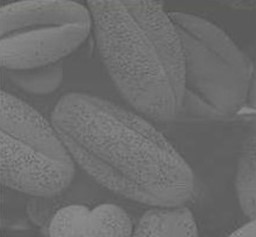
#> input picture pic/leafs.jpg, 256 x 237 px, found by its file name
$ python contrast_expanding.py
#> lines starting #> are read from the running program, lines starting #| are printed output that depends on the picture
import numpy as np
import cv2                      # we used cv2 to import and export images
import matplotlib.pyplot as plt
from pic import *


def show_histogram(img, subplot=True):
    img_flat = img.flatten()
    """
    # first way
    plt.hist(img_flat, bins=256, range=(0, 255))
    plt.show()
    """
    # second way
    hist, bins = np.histogram(img_flat, bins=256, range=(0, 255))
    pix = np.arange(256)
    if subplot:
        return pix, hist
    else:
        plt.bar(pix, hist)
        plt.show()


def contrast_stretching(img):

    new_img = np.copy(img)
    f_max = np.max(img)
#> f_max = 144
    f_min = np.min(img)
#> f_min = 81
    x, y = img.shape
#> x = 237; y = 256
    for i in range(x):
        for j in range(y):
            new_img[i, j] = 255 * (new_img[i, j] - f_min)/(f_max - f_min)
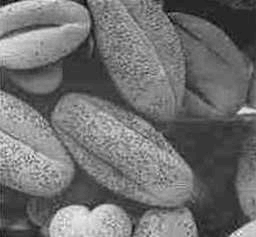
#> new_img: shape (237, 256); min 0, max 255, mean 112.2

    return new_img


def histogram_equalization(img):
    new_img = np.copy(img)
    h, w = img.shape
#> h = 237; w = 256
    img_flat = img.flatten()
    hist, bins = np.histogram(img_flat, bins=256, range=(0, 255))
#> hist = 256 values, max 3283 at index 95, min 0 at index 0, mean 237; bins = 257 values from 0 to 255
    prob = hist/(w*h)
#> prob = 256 values, max 0.0541 at index 95, min 0 at index 0, mean 0.00391
    accumulate = 0
    cdf = np.zeros(256)
    for idx, j in enumerate(prob):
        accumulate += j
        s = np.round(255 * accumulate)
        cdf[idx] = s
#> after the loop, accumulate = 1; cdf = 256 values from 0 to 255

    new_img = cdf[img_flat].reshape((h, w))
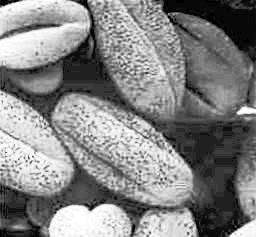
#> new_img: shape (237, 256) float64; min 0, max 255, mean 131.1
    return new_img.astype(np.uint8)


if __name__ == '__main__':
    img = cv2.imread('leafs.jpg', 0)

    stretch_img = contrast_stretching(img)
    he_img = histogram_equalization(img)

    # plot images with appropriate contrast
    f, arr = plt.subplots(2, 3)
    arr[0][0].imshow(cv2.cvtColor(img, cv2.COLOR_BGR2RGB))
    arr[0][1].imshow(cv2.cvtColor(stretch_img, cv2.COLOR_BGR2RGB))
    arr[0][2].imshow(cv2.cvtColor(he_img, cv2.COLOR_BGR2RGB))

    pix_img, hist_img = show_histogram(img)
#> in show_histogram, `hist, bins = np.histogram(img_flat, bins=256, range=(0, 255))`: bins = 257 values from 0 to 255
#> pix_img = 256 values from 0 to 255; hist_img has the same summary as hist in histogram_equalization
    pix_stretch, hist_stretch = show_histogram(stretch_img)
#> pix_stretch = 256 values from 0 to 255; hist_stretch = 256 values, max 3283 at index 56, min 0 at index 1, mean 237
    pix_he, hist_he = show_histogram(he_img)
#> pix_he = 256 values from 0 to 255; hist_he = 256 values, max 3283 at index 32, min 0 at index 3, mean 237

    arr[1][0].bar(pix_img, hist_img)
    arr[1][1].bar(pix_stretch, hist_stretch)
    arr[1][2].bar(pix_he, hist_he)

    arr[0][0].set_title('original image')
    arr[0][1].set_title('contrast stretching')
    arr[0][2].set_title('histogram equalization')

    plt.show()
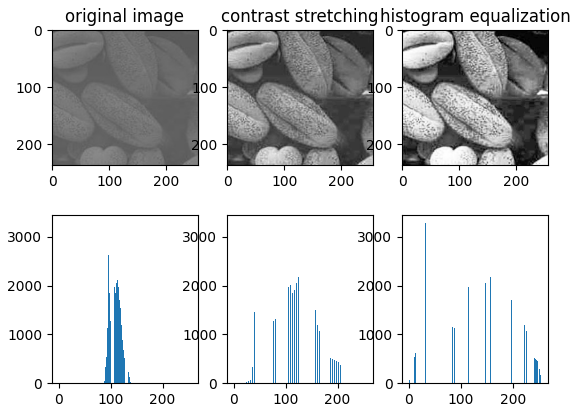
#> figure drawn by matplotlib, 6 panels; panel 4: tallest bar 3283 high, from x = 94.6 to 95.4; panel 5: tallest bar 3283 high, from x = 55.6 to 56.4; panel 6: tallest bar 3283 high, from x = 31.6 to 32.4
